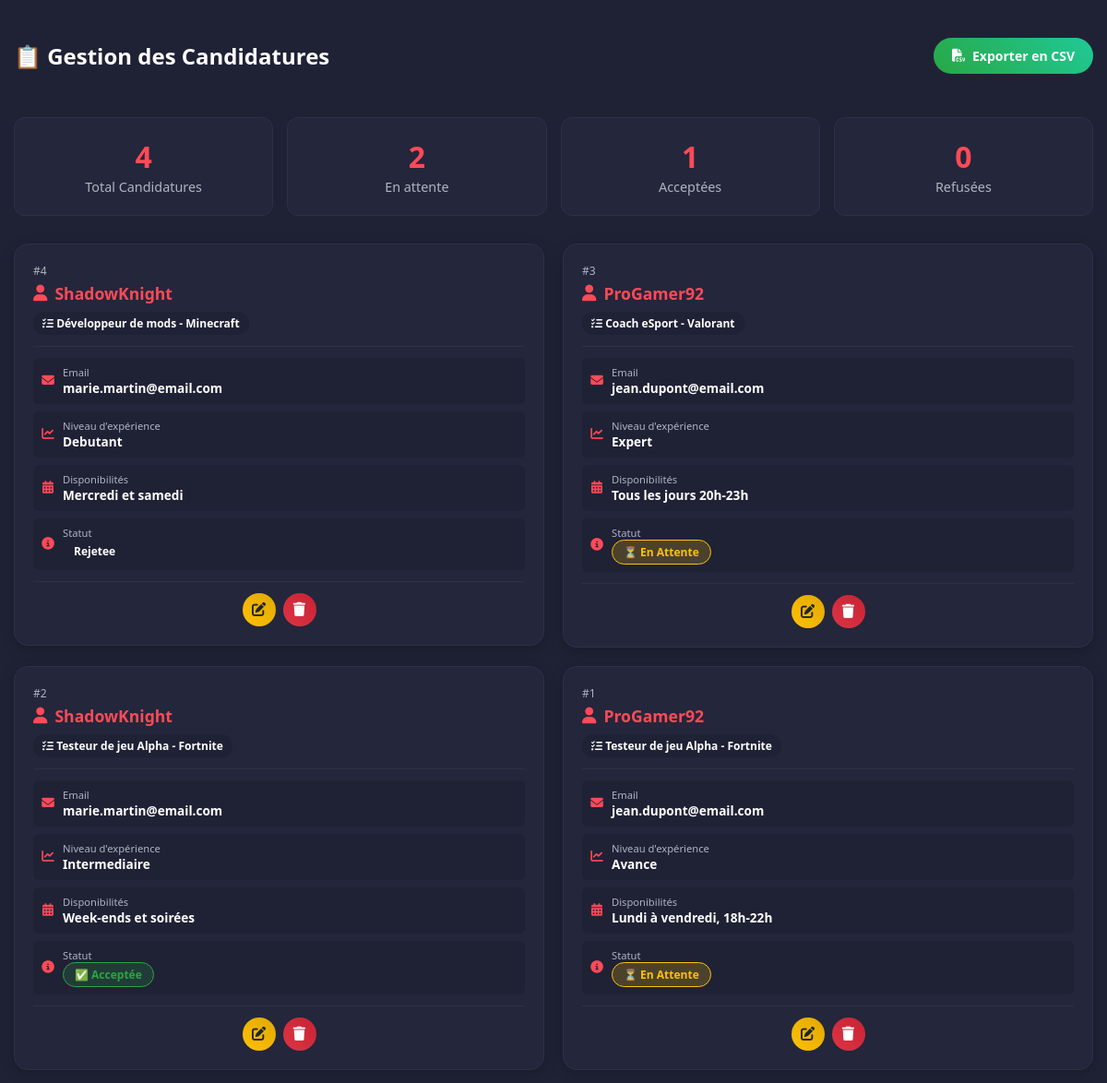
Page /view/backoffice/condidature/listecondidature.php on the committed database.
### tables this page shows
CREATE TABLE `candidatures` (
  `id` int(11) NOT NULL,
  `mission_id` int(11) NOT NULL,
  `utilisateur_id` int(11) NOT NULL,
  `pseudo_gaming` varchar(100) DEFAULT NULL,
  `niveau_experience` enum('Debutant','Intermediaire','Avance','Expert') NOT NULL DEFAULT 'Intermediaire',
  `disponibilites` text DEFAULT NULL,
  `email` varchar(150) NOT NULL,
  `cv` varchar(500) DEFAULT NULL,
  `statut` enum('en_attente','acceptee','rejetee') NOT NULL DEFAULT 'en_attente',
  `message_candidature` text DEFAULT NULL,
  `date_candidature` timestamp NOT NULL DEFAULT current_timestamp(),
  `date_reponse` timestamp NULL DEFAULT NULL
);

CREATE TABLE `missions` (
  `id` int(11) NOT NULL,
  `titre` varchar(255) NOT NULL,
  `jeu` varchar(100) NOT NULL,
  `theme` varchar(100) DEFAULT NULL,
  `niveau_difficulte` enum('Facile','Moyen','Difficile','Expert') DEFAULT 'Moyen',
  `description` text NOT NULL,
  `competences_requises` text DEFAULT NULL,
  `salaire_propose` decimal(10,2) DEFAULT NULL,
  `duree_estimee` varchar(100) DEFAULT NULL,
  `nombre_places` int(11) NOT NULL DEFAULT 1,
  `date_creation` timestamp NOT NULL DEFAULT current_timestamp(),
  `date_debut` date DEFAULT NULL,
  `date_fin` date DEFAULT NULL,
  `statut` enum('Ouverte','Fermee','En_cours','Terminee') NOT NULL DEFAULT 'Ouverte',
  `createur_id` int(11) DEFAULT NULL,
  `partenaire_id` int(11) DEFAULT NULL
);

### controller/condidaturecontroller.php (called while the page is built, shortened)
<?php
class condidaturecontroller
{
    public function getAllCondidatures(): array
    {
        $sql = "SELECT c.*, m.titre AS mission_titre
                FROM candidatures c
                JOIN missions m ON m.id = c.mission_id
                ORDER BY c.id DESC";
        $db  = config::getConnexion();
        $req = $db->prepare($sql);
        $req->execute();
        return $req->fetchAll(PDO::FETCH_ASSOC);
    }
    public function getCondidaturesPaginated(int $page = 1, int $perPage = 10, $mission_id = null): array
    {
        $offset = ($page - 1) * $perPage;
        $db = config::getConnexion();
        $whereClause = $mission_id ? "WHERE c.mission_id = :mission_id" : "";
        $params = [];
        $countSql = "SELECT COUNT(*) as cnt FROM candidatures c JOIN missions m ON m.id = c.mission_id $whereClause";
        $countStmt = $db->prepare($countSql);
        if ($mission_id) {
            $params[':mission_id'] = $mission_id;
            $countStmt->execute($params);
        } else {
            $countStmt->execute();
        }
        $total = (int) $countStmt->fetch(PDO::FETCH_ASSOC)['cnt'];
        $sql = "SELECT c.*, m.titre AS mission_titre
                FROM candidatures c
                JOIN missions m ON m.id = c.mission_id
                $whereClause
                ORDER BY c.id DESC
                LIMIT :limit OFFSET :offset";
        $stmt = $db->prepare($sql);
        $stmt->bindValue(':limit', (int)$perPage, PDO::PARAM_INT);
        $stmt->bindValue(':offset', (int)$offset, PDO::PARAM_INT);
        $stmt->execute();
        $data = $stmt->fetchAll(PDO::FETCH_ASSOC);
        return ['data' => $data, 'total' => $total];
    }
}
?>

### view/backoffice/condidature/listecondidature.php (the view, shortened to what this page needs)
<?php
require_once __DIR__ . '/../../../controller/condidaturecontroller.php';
$condC = new condidaturecontroller();
$mission_id = $_GET['mission_id'] ?? null;
$page = isset($_GET['page']) ? max(1, intval($_GET['page'])) : 1;
$perPage = 6;
if ($mission_id) {
    $pag = $condC->getCondidaturesPaginated($page, $perPage, $mission_id);
    $mission_titre = $condC->getMissionTitle($mission_id);
    $pageTitle = "Candidatures pour : " . htmlspecialchars($mission_titre);
    $isFiltered = true;
} else {
    $pag = $condC->getCondidaturesPaginated($page, $perPage);
    $isFiltered = false;
}
$candidatures = $pag['data'];
$allCandidatures = $condC->getAllCondidatures();
?>
<!DOCTYPE html>
<html lang="fr">
<head>
    <link rel="stylesheet" href="../assets/css/custom-backoffice.css">
    <link rel="stylesheet" href="https://cdnjs.cloudflare.com/ajax/libs/font-awesome/6.5.0/css/all.min.css">
</head>
<body>
<div class="container mt-4">
    <div class="candidatures-header">
        <div>
            <h2 class="text-white">
                <?php if ($isFiltered): ?>
                    📋 Candidatures pour : <span style="color: var(--primary-color)">"<?= htmlspecialchars($mission_titre) ?>"</span>
                <?php else: ?>
                    📋 Gestion des Candidatures
                <?php endif; ?>
            </h2>
        </div>
        <div class="header-actions">
            <?php if (!empty($allCandidatures)): ?>
                <a href="?<?= $mission_id ? 'mission_id=' . $mission_id . '&' : '' ?>export=csv" class="btn-export">
                    <i class="fas fa-file-csv"></i> Exporter en CSV
                </a>
            <?php endif; ?>
        </div>
    </div>
    <div class="candidatures-stats">
        <div class="candidature-stat-card">
            <span class="candidature-stat-number"><?= count($allCandidatures) ?></span>
            <span class="candidature-stat-label">Total Candidatures</span>
        </div>
        <div class="candidature-stat-card">
            <span class="candidature-stat-number">
                <?= count(array_filter($allCandidatures, fn($c) => $c['statut'] === 'en_attente')) ?>
            </span>
            <span class="candidature-stat-label">En attente</span>
        </div>
        <div class="candidature-stat-card">
            <span class="candidature-stat-number">
                <?= count(array_filter($allCandidatures, fn($c) => $c['statut'] === 'acceptée' || $c['statut'] === 'acceptee')) ?>
            </span>
            <span class="candidature-stat-label">Acceptées</span>
        </div>
        <div class="candidature-stat-card">
            <span class="candidature-stat-number">
                <?= count(array_filter($allCandidatures, fn($c) => $c['statut'] === 'refusée' || $c['statut'] === 'refusee')) ?>
            </span>
            <span class="candidature-stat-label">Refusées</span>
        </div>
    </div>
    <div class="candidature-grid">
        <?php if (empty($candidatures)): ?>
            <div class="empty-state">
                <i class="fas fa-users-slash"></i>
                <h3>Aucune candidature trouvée</h3>
                <p><?= $isFiltered ? 'Aucun joueur n\'a encore postulé à cette mission' : 'Aucun joueur n\'a encore postulé aux missions' ?></p>
            </div>
        <?php else: ?>
            <?php foreach ($candidatures as $c): ?>
                <div class="candidature-card">
                    <div class="candidature-header-info">
                        <div class="candidature-id">#<?= $c['id'] ?></div>
                        <h3 class="candidature-pseudo">
                            <i class="fas fa-user"></i>
                            <?= htmlspecialchars($c['pseudo_gaming']) ?>
                        </h3>
                        <span class="candidature-mission">
                            <i class="fas fa-tasks"></i> <?= htmlspecialchars($c['mission_titre']) ?>
                        </span>
                    </div>
                    <div class="candidature-details">
                        <div class="detail-item">
                            <i class="fas fa-envelope"></i>
                            <div>
                                <div class="detail-label">Email</div>
                                <div class="detail-value"><?= htmlspecialchars($c['email']) ?></div>
                            </div>
                        </div>
                        <div class="detail-item">
                            <i class="fas fa-chart-line"></i>
                            <div>
                                <div class="detail-label">Niveau d'expérience</div>
                                <div class="detail-value"><?= htmlspecialchars($c['niveau_experience']) ?></div>
                            </div>
                        </div>
                        <div class="detail-item">
                            <i class="fas fa-calendar-alt"></i>
                            <div>
                                <div class="detail-label">Disponibilités</div>
                                <div class="detail-value"><?= htmlspecialchars($c['disponibilites']) ?></div>
                            </div>
                        </div>
                        <div class="detail-item">
                            <i class="fas fa-info-circle"></i>
                            <div>
                                <div class="detail-label">Statut</div>
                                <div class="detail-value">
                                    <span class="candidature-status status-<?= strtolower(str_replace('é', 'e', $c['statut'])) ?>">
                                        <?php
                                        switch($c['statut']) {
                                            case 'en_attente':
                                                echo '⏳ En Attente';
                                                break;
                                            case 'acceptée':
                                            case 'acceptee':
                                                echo '✅ Acceptée';
                                                break;
                                            default:
                                                echo htmlspecialchars($c['statut']);
                                        }
                                        ?>
                                    </span>
                                </div>
                            </div>
                        </div>
                    </div>
                    <div class="candidature-actions">
                        <a href="modifiercondidature.php?id=<?= $c['id'] ?>"
                           class="btn-icon btn-modifier"
                           title="Modifier statut">
                            <i class="fas fa-edit"></i>
                        </a>
                        <a href="deletecondidature.php?id=<?= $c['id'] ?>"
                           class="btn-icon btn-supprimer"
                           title="Supprimer"
                           onclick="return confirm('Êtes-vous sûr de vouloir supprimer cette candidature ?');">
                            <i class="fas fa-trash"></i>
                        </a>
                    </div>
                </div>
            <?php endforeach; ?>
        <?php endif; ?>
    </div>
</div>
</body>
</html>

### view/backoffice/assets/css/custom-backoffice.css (style rules this page uses)
:root { --primary-color: #ff4a57; --primary-light: #ff6b7a; --secondary-color: #1f2235; --accent-color: #24263b; --text-color: #ffffff; --text-muted: #b0b3c1; --sidebar-width: 250px; --success: #28a745; --warning: #ffc107; --danger: #dc3545; --info: #17a2b8; --border-color: #2d3047; }
body { background-color: var(--secondary-color); color: var(--text-color); font-family: 'Segoe UI', Tahoma, Geneva, Verdana, sans-serif; margin: 0; padding: 0; }
.btn-icon { width: 40px; height: 40px; border-radius: 50%; display: flex; align-items: center; justify-content: center; text-decoration: none; transition: all 0.3s ease; border: none; font-size: 1rem; cursor: pointer; }
.btn-modifier { background: linear-gradient(45deg, #ffc107, #e0a800); color: #212529; }
.btn-supprimer { background: linear-gradient(45deg, #dc3545, #c82333); color: white; }
.btn-icon { position: relative; }
.btn-icon::after { content: attr(title); position: absolute; bottom: -35px; left: 50%; transform: translateX(-50%); background: rgba(0, 0, 0, 0.8); color: white; padding: 5px 10px; border-radius: 4px; font-size: 0.75rem; white-space: nowrap; opacity: 0; visibility: hidden; transition: all 0.3s ease; z-index: 1000; }
.text-white { color: var(--text-color) !important; }
.mt-4 { margin-top: 1.5rem !important; }
.container { max-width: 1200px; margin: 0 auto; padding: 0 15px; }

### rows in the picture
candidatures: id "4", pseudo_gaming "ShadowKnight", mission.titre "Développeur de mods - Minecraft", email "marie.martin@email.com", niveau_experience "Debutant", disponibilites "Mercredi et samedi", statut "Rejetee"
candidatures: id "3", pseudo_gaming "ProGamer92", mission.titre "Coach eSport - Valorant", email "jean.dupont@email.com", niveau_experience "Expert", disponibilites "Tous les jours 20h-23h", statut "⏳ En Attente"
candidatures: id "2", pseudo_gaming "ShadowKnight", mission.titre "Testeur de jeu Alpha - Fortnite", email "marie.martin@email.com", niveau_experience "Intermediaire", disponibilites "Week-ends et soirées", statut "✅ Acceptée"
candidatures: id "1", pseudo_gaming "ProGamer92", mission.titre "Testeur de jeu Alpha - Fortnite", email "jean.dupont@email.com", niveau_experience "Avance", disponibilites "Lundi à vendredi, 18h-22h", statut "⏳ En Attente"

### other values in the picture
count($allCandidatures) "4"
